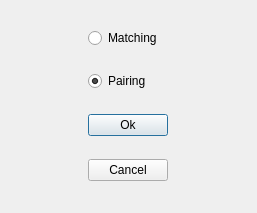
<?xml version="1.0" encoding="UTF-8"?>
<ui version="4.0">
 <class>ChooseActType</class>
 <widget class="QDialog" name="ChooseActType">
  <property name="geometry">
   <rect>
    <x>0</x>
    <y>0</y>
    <width>257</width>
    <height>213</height>
   </rect>
  </property>
  <property name="windowTitle">
   <string>Dialog</string>
  </property>
  <layout class="QHBoxLayout" name="horizontalLayout_2">
   <item alignment="Qt::AlignHCenter">
    <widget class="QWidget" name="selectActWidg" native="true">
     <layout class="QVBoxLayout" name="verticalLayout">
      <property name="leftMargin">
       <number>0</number>
      </property>
      <property name="topMargin">
       <number>0</number>
      </property>
      <property name="rightMargin">
       <number>0</number>
      </property>
      <property name="bottomMargin">
       <number>0</number>
      </property>
      <item>
       <widget class="QRadioButton" name="matchingRadBtn">
        <property name="text">
         <string>Matching</string>
        </property>
        <property name="checked">
         <bool>false</bool>
        </property>
        <attribute name="buttonGroup">
         <string notr="true">buttonGroup</string>
        </attribute>
       </widget>
      </item>
      <item>
       <widget class="QRadioButton" name="pairingRadBtn">
        <property name="text">
         <string>Pairing</string>
        </property>
        <property name="checked">
         <bool>true</bool>
        </property>
        <attribute name="buttonGroup">
         <string notr="true">buttonGroup</string>
        </attribute>
       </widget>
      </item>
      <item>
       <widget class="QPushButton" name="ok">
        <property name="sizePolicy">
         <sizepolicy hsizetype="Fixed" vsizetype="Fixed">
          <horstretch>0</horstretch>
          <verstretch>0</verstretch>
         </sizepolicy>
        </property>
        <property name="text">
         <string>Ok</string>
        </property>
       </widget>
      </item>
      <item>
       <widget class="QPushButton" name="cancel">
        <property name="sizePolicy">
         <sizepolicy hsizetype="Fixed" vsizetype="Fixed">
          <horstretch>0</horstretch>
          <verstretch>0</verstretch>
         </sizepolicy>
        </property>
        <property name="text">
         <string>Cancel</string>
        </property>
       </widget>
      </item>
     </layout>
    </widget>
   </item>
  </layout>
 </widget>
 <resources/>
 <connections/>
 <buttongroups>
  <buttongroup name="buttonGroup"/>
 </buttongroups>
</ui>
